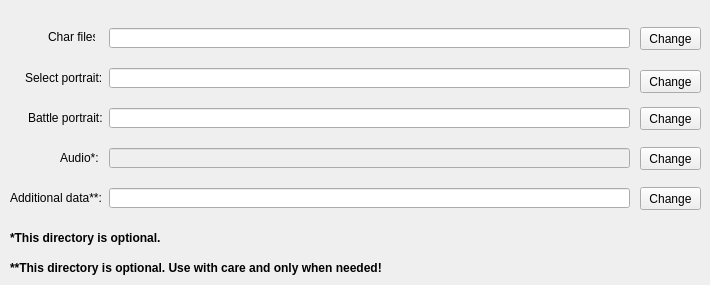
    <widget class="QWidget" name="filesTab">
     <property name="autoFillBackground">
      <bool>true</bool>
     </property>
     <attribute name="title">
      <string>Files</string>
     </attribute>
     <widget class="QLabel" name="label_6">
      <property name="geometry">
       <rect>
        <x>48</x>
        <y>30</y>
        <width>47</width>
        <height>13</height>
       </rect>
      </property>
      <property name="text">
       <string>Char files:</string>
      </property>
     </widget>
     <widget class="QLineEdit" name="charaFilesEdit">
      <property name="geometry">
       <rect>
        <x>109</x>
        <y>28</y>
        <width>521</width>
        <height>20</height>
       </rect>
      </property>
     </widget>
     <widget class="QPushButton" name="charaFilesButton">
      <property name="geometry">
       <rect>
        <x>640</x>
        <y>27</y>
        <width>61</width>
        <height>23</height>
       </rect>
      </property>
      <property name="text">
       <string>Change</string>
      </property>
     </widget>
     <widget class="QLabel" name="label_7">
      <property name="geometry">
       <rect>
        <x>25</x>
        <y>70</y>
        <width>81</width>
        <height>16</height>
       </rect>
      </property>
      <property name="text">
       <string>Select portrait:</string>
      </property>
     </widget>
     <widget class="QLabel" name="label_8">
      <property name="geometry">
       <rect>
        <x>28</x>
        <y>110</y>
        <width>81</width>
        <height>16</height>
       </rect>
      </property>
      <property name="text">
       <string>Battle portrait:</string>
      </property>
     </widget>
     <widget class="QLineEdit" name="selPortEdit">
      <property name="geometry">
       <rect>
        <x>109</x>
        <y>68</y>
        <width>521</width>
        <height>20</height>
       </rect>
      </property>
     </widget>
     <widget class="QLineEdit" name="btlPortEdit">
      <property name="geometry">
       <rect>
        <x>109</x>
        <y>108</y>
        <width>521</width>
        <height>20</height>
       </rect>
      </property>
     </widget>
     <widget class="QToolButton" name="btlPortButton">
      <property name="geometry">
       <rect>
        <x>640</x>
        <y>107</y>
        <width>61</width>
        <height>23</height>
       </rect>
      </property>
      <property name="text">
       <string>Change</string>
      </property>
      <property name="popupMode">
       <enum>QToolButton::InstantPopup</enum>
      </property>
      <property name="toolButtonStyle">
       <enum>Qt::ToolButtonTextOnly</enum>
      </property>
     </widget>
     <widget class="QLabel" name="label_9">
      <property name="geometry">
       <rect>
        <x>10</x>
        <y>190</y>
        <width>91</width>
        <height>16</height>
       </rect>
      </property>
      <property name="text">
       <string>Additional data**:</string>
      </property>
     </widget>
     <widget class="QLineEdit" name="addDataEdit">
      <property name="geometry">
       <rect>
        <x>109</x>
        <y>188</y>
        <width>521</width>
        <height>20</height>
       </rect>
      </property>
     </widget>
     <widget class="QPushButton" name="addEditButton">
      <property name="geometry">
       <rect>
        <x>640</x>
        <y>187</y>
        <width>61</width>
        <height>23</height>
       </rect>
      </property>
      <property name="text">
       <string>Change</string>
      </property>
     </widget>
     <widget class="QToolButton" name="selPortButton">
      <property name="geometry">
       <rect>
        <x>640</x>
        <y>70</y>
        <width>61</width>
        <height>23</height>
       </rect>
      </property>
      <property name="text">
       <string>Change</string>
      </property>
      <property name="popupMode">
       <enum>QToolButton::InstantPopup</enum>
      </property>
      <property name="toolButtonStyle">
       <enum>Qt::ToolButtonTextOnly</enum>
      </property>
     </widget>
     <widget class="QLabel" name="label_10">
      <property name="geometry">
       <rect>
        <x>10</x>
        <y>260</y>
        <width>411</width>
        <height>16</height>
       </rect>
      </property>
      <property name="text">
       <string>&lt;html&gt;&lt;head/&gt;&lt;body&gt;&lt;p&gt;&lt;span style=&quot; font-weight:600;&quot;&gt;**This directory is optional. Use with care and only when needed!&lt;/span&gt;&lt;/p&gt;&lt;/body&gt;&lt;/html&gt;</string>
      </property>
      <property name="textFormat">
       <enum>Qt::RichText</enum>
      </property>
     </widget>
     <widget class="QLabel" name="label_122">
      <property name="geometry">
       <rect>
        <x>60</x>
        <y>150</y>
        <width>61</width>
        <height>16</height>
       </rect>
      </property>
      <property name="text">
       <string>Audio*:</string>
      </property>
     </widget>
     <widget class="QLineEdit" name="cssSoundEdit">
      <property name="enabled">
       <bool>false</bool>
      </property>
      <property name="geometry">
       <rect>
        <x>109</x>
        <y>148</y>
        <width>521</width>
        <height>20</height>
       </rect>
      </property>
     </widget>
     <widget class="QPushButton" name="cssSoundButton">
      <property name="geometry">
       <rect>
        <x>640</x>
        <y>147</y>
        <width>61</width>
        <height>23</height>
       </rect>
      </property>
      <property name="text">
       <string>Change</string>
      </property>
     </widget>
     <widget class="QLabel" name="label_123">
      <property name="geometry">
       <rect>
        <x>10</x>
        <y>230</y>
        <width>161</width>
        <height>16</height>
       </rect>
      </property>
      <property name="text">
       <string>&lt;html&gt;&lt;head/&gt;&lt;body&gt;&lt;p&gt;&lt;span style=&quot; font-weight:600;&quot;&gt;*This directory is optional.&lt;/span&gt;&lt;/p&gt;&lt;/body&gt;&lt;/html&gt;</string>
      </property>
     </widget>
    </widget>
